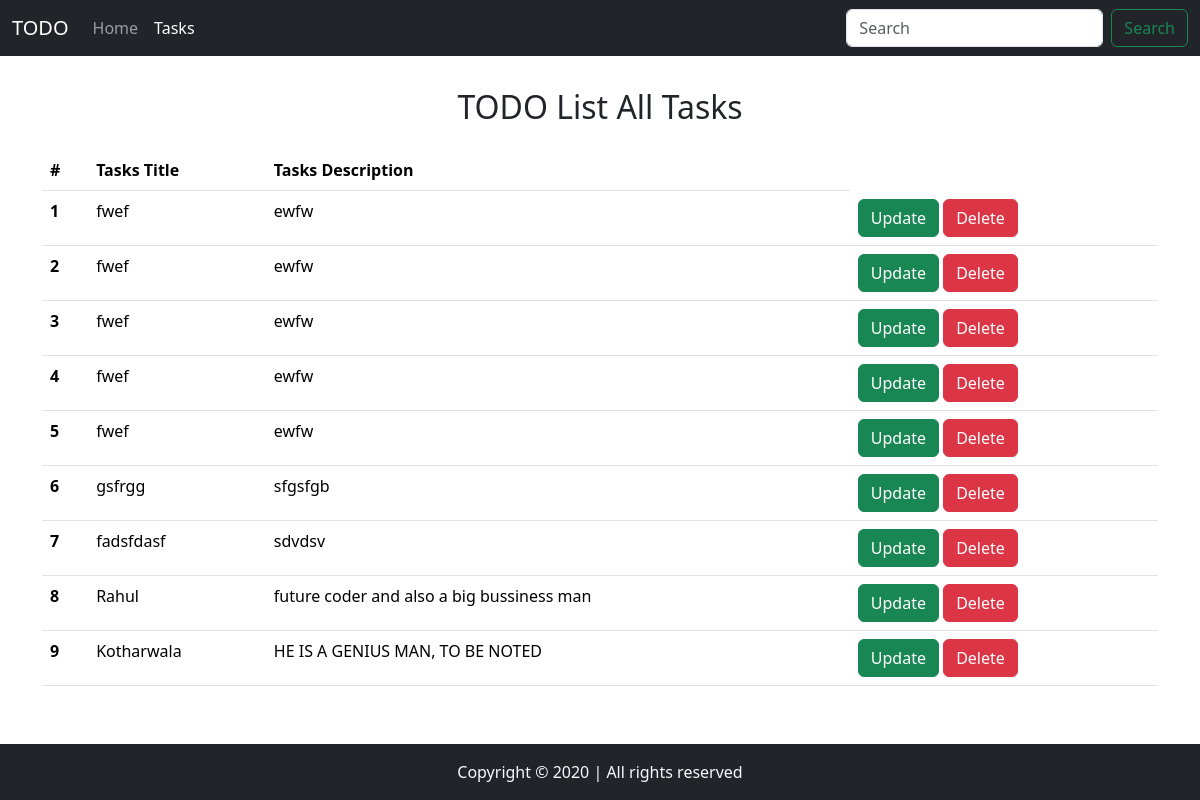
/tasks/, run on the app's committed database.
### home/models.py (models this page shows)
class tasks(models.Model):
    tasksTitle = models.CharField(max_length=30)
    tasksDesc = models.TextField()
    time = models.DateTimeField(auto_now_add=True)

### home/views.py (the view)
# urls.py: path('tasks/', views.tasks_view, name='tasks')
def tasks_view(request):
    alltasks = tasks.objects.all()
    context = {'tasks' : alltasks}
    return render(request, 'tasks.html', context )

### templates/tasks.html (shortened to what this page needs)
<!doctype html>
<html lang="en">
<head>
    <link href="https://cdn.jsdelivr.net/npm/bootstrap@5.3.3/dist/css/bootstrap.min.css" rel="stylesheet"
>
</head>
<body>
  <nav class="navbar navbar-expand-lg navbar-dark bg-dark">
    <div class="container-fluid">
          <a class="navbar-brand" href="/">TODO</a>
          <div class="collapse navbar-collapse" id="navbarSupportedContent">
            <ul class="navbar-nav me-auto mb-2 mb-lg-0">
              <li class="nav-item">
                <a class="nav-link" aria-current="page" href="/">Home</a>
              </li>
              <li class="nav-item">
                <a class="nav-link active" href="/tasks">Tasks</a>
              </li>
            </ul>
            <form class="d-flex" role="search">
              <input class="form-control me-2" type="search" placeholder="Search" aria-label="Search">
              <button class="btn btn-outline-success" type="submit">Search</button>
            </form>
          </div>
        </div>
      </nav>
      <div class="container my-3">
        <h2 class="text-center py-3">TODO List All Tasks</h2>
        <table class="table">
            <thead>
              <tr>
                <th scope="col">#</th>
                <th scope="col">Tasks Title</th>
                <th scope="col">Tasks Description</th>
              </tr>
            </thead>
            <tbody>
              {% for task in tasks  %}
              <tr>
                <th scope="row">{{forloop.counter}}</th>
                <td>{{task.tasksTitle}}</td>
                <td>{{task.tasksDesc}}</td>
                  <td>
                    <div class="d-grid gap-2 d-md-block">
                      <button class="btn btn-success" type="button">Update</button>
                      <button class="btn btn-danger" type="button">Delete</button>
                    </div>
                  </td>
              </tr>
              {% endfor %}
            </tbody>
          </table>
      </div>
      <footer>
        <p class="text-center bg-dark text-light fixed-bottom my-0 py-3">
            Copyright &copy; 2020 | All rights reserved
        </p>
      </footer>
</body>
</html>

### data on the page
tasks: tasksTitle "fwef", tasksDesc "ewfw"
tasks: tasksTitle "fwef", tasksDesc "ewfw"
tasks: tasksTitle "fwef", tasksDesc "ewfw"
tasks: tasksTitle "fwef", tasksDesc "ewfw"
tasks: tasksTitle "fwef", tasksDesc "ewfw"
tasks: tasksTitle "gsfrgg", tasksDesc "sfgsfgb"
tasks: tasksTitle "fadsfdasf", tasksDesc "sdvdsv"
tasks: tasksTitle "Rahul", tasksDesc "future coder and also a big bussiness man"
tasks: tasksTitle "Kotharwala", tasksDesc "HE IS A GENIUS MAN, TO BE NOTED"
